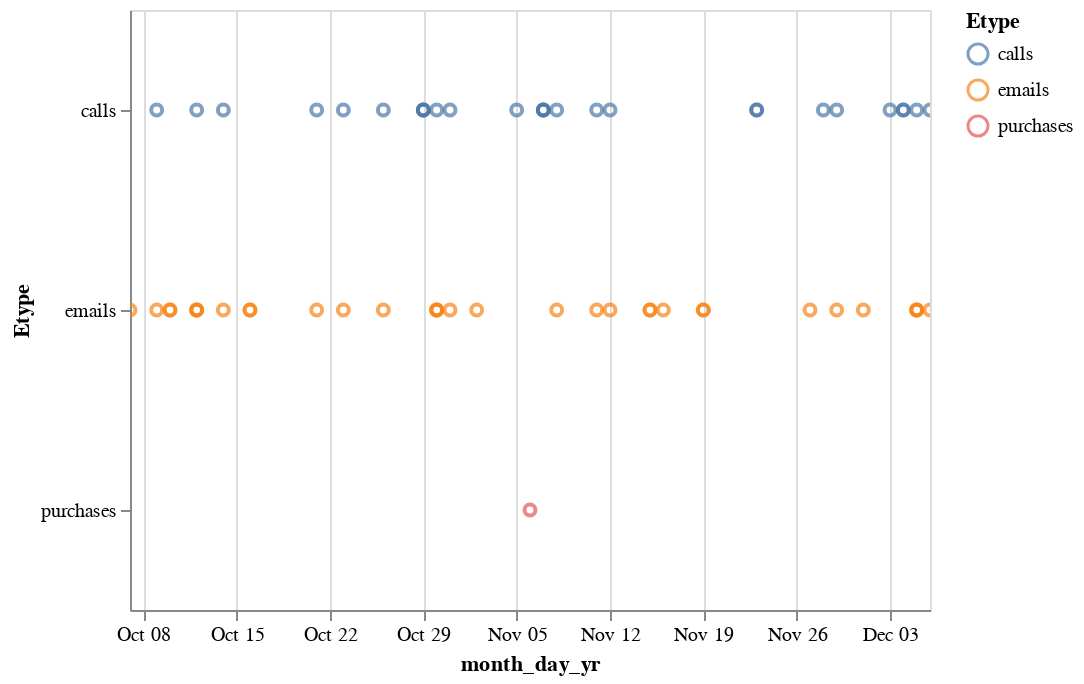

Notebook source saved alongside this figure:
### Code cell
alt.Chart(sus_purch6).mark_point().encode(
    x='month_day_yr:T',
    y='Etype:N',
    color='Etype:N',
    tooltip=['Source_Names','Destination_Names']
).interactive()

### Figure 1 — Vega-Lite specification as saved in the notebook (floating-point values rounded to 4 significant figures)
{"$schema": "https://vega.github.io/schema/vega-lite/v2.4.3.json", "config": {"view": {"height": 300, "width": 400}}, "data": {"values": [{"Destination": 781674, "Destination_Names": "Marian Barber", "Etype": "calls", "Source": 720233, "Source_Names": "Alpha Chessor", "TimeStamp": 1507559596, "Unnamed: 0": 0, "Unnamed: 0.1": 9693853, "full_date": "2017-10-09 14:33:16", "month": 10, "month_day_yr": "10/09/2017", "month_yr": "10/2017", "yr": 2017}, {"Destination": 682889, "Destination_Names": "Lakeisha Bolick", "Etype": "calls", "Source": 720233, "Source_Names": "Alpha Chessor", "TimeStamp": 1508547230, "Unnamed: 0": 1, "Unnamed: 0.1": 9820672, "full_date": "2017-10-21 00:53:50", "month": 10, "month_day_yr": "10/21/2017", "month_yr": "10/2017", "yr": 2017}, {"Destination": 771695, "Destination_Names": "Ruby Francis", "Etype": "calls", "Source": 720233, "Source_Names": "Alpha Chessor", "TimeStamp": 1509045536, "Unnamed: 0": 2, "Unnamed: 0.1": 9884544, "full_date": "2017-10-26 19:18:56", "month": 10, "month_day_yr": "10/26/2017", "month_yr": "10/2017", "yr": 2017}, {"Destination": 744547, "Destination_Names": "Josie Figueroa", "Etype": "calls", "Source": 720233, "Source_Names": "Alpha Chessor", "TimeStamp": 1509279532, "Unnamed: 0": 3, "Unnamed: 0.1": 9914536, "full_date": "2017-10-29 12:18:52", "month": 10, "month_day_yr": "10/29/2017", "month_yr": "10/2017", "yr": 2017}, {"Destination": 713357, "Destination_Names": "Santiago Batten", "Etype": "calls", "Source": 720233, "Source_Names": "Alpha Chessor", "TimeStamp": 1509350902, "Unnamed: 0": 4, "Unnamed: 0.1": 9923658, "full_date": "2017-10-30 08:08:22", "month": 10, "month_day_yr": "10/30/2017", "month_yr": "10/2017", "yr": 2017}, {"Destination": 767428, "Destination_Names": "Phillip Jones", "Etype": "calls", "Source": 720233, "Source_Names": "Alpha Chessor", "TimeStamp": 1509480772, "Unnamed: 0": 5, "Unnamed: 0.1": 9940341, "full_date": "2017-10-31 20:12:52", "month": 10, "month_day_yr": "10/31/2017", "month_yr": "10/2017", "yr": 2017}, {"Destination": 178026, "Destination_Names": "Lillia Steffensmeier", "Etype": "calls", "Source": 720233, "Source_Names": "Alpha Chessor", "TimeStamp": 1510061700, "Unnamed: 0": 6, "Unnamed: 0.1": 10015135, "full_date": "2017-11-07 13:35:00", "month": 11, "month_day_yr": "11/07/2017", "month_yr": "11/2017", "yr": 2017}, {"Destination": 178026, "Destination_Names": "Lillia Steffensmeier", "Etype": "calls", "Source": 720233, "Source_Names": "Alpha Chessor", "TimeStamp": 1510148100, "Unnamed: 0": 7, "Unnamed: 0.1": 10026198, "full_date": "2017-11-08 13:35:00", "month": 11, "month_day_yr": "11/08/2017", "month_yr": "11/2017", "yr": 2017}, {"Destination": 178026, "Destination_Names": "Lillia Steffensmeier", "Etype": "calls", "Source": 720233, "Source_Names": "Alpha Chessor", "TimeStamp": 1511876100, "Unnamed: 0": 8, "Unnamed: 0.1": 10249597, "full_date": "2017-11-28 13:35:00", "month": 11, "month_day_yr": "11/28/2017", "month_yr": "11/2017", "yr": 2017}, {"Destination": 704069, "Destination_Names": "Andre Bennett", "Etype": "calls", "Source": 720233, "Source_Names": "Alpha Chessor", "TimeStamp": 1510070971, "Unnamed: 0": 9, "Unnamed: 0.1": 10016229, "full_date": "2017-11-07 16:09:31", "month": 11, "month_day_yr": "11/07/2017", "month_yr": "11/2017", "yr": 2017}, {"Destination": 717611, "Destination_Names": "Herlinda Southwood", "Etype": "calls", "Source": 720233, "Source_Names": "Alpha Chessor", "TimeStamp": 1510389253, "Unnamed: 0": 10, "Unnamed: 0.1": 10057142, "full_date": "2017-11-11 08:34:13", "month": 11, "month_day_yr": "11/11/2017", "month_yr": "11/2017", "yr": 2017}, {"Destination": 552475, "Destination_Names": "Dewey Stouer", "Etype": "calls", "Source": 720233, "Source_Names": "Alpha Chessor", "TimeStamp": 1511468241, "Unnamed: 0": 11, "Unnamed: 0.1": 10196240, "full_date": "2017-11-23 20:17:21", "month": 11, "month_day_yr": "11/23/2017", "month_yr": "11/2017", "yr": 2017}, {"Destination": 713154, "Destination_Names": "Dania Bottom", "Etype": "calls", "Source": 720233, "Source_Names": "Alpha Chessor", "TimeStamp": 1512342802, "Unnamed: 0": 12, "Unnamed: 0.1": 10310521, "full_date": "2017-12-03 23:13:22", "month": 12, "month_day_yr": "12/03/2017", "month_yr": "12/2017", "yr": 2017}, {"Destination": 967476, "Destination_Names": "Sharie Vititoe", "Etype": "calls", "Source": 720233, "Source_Names": "Alpha Chessor", "TimeStamp": 1512363832, "Unnamed: 0": 13, "Unnamed: 0.1": 10313148, "full_date": "2017-12-04 05:03:52", "month": 12, "month_day_yr": "12/04/2017", "month_yr": "12/2017", "yr": 2017}, {"Destination": 712567, "Destination_Names": "Marivel Fiser", "Etype": "calls", "Source": 720233, "Source_Names": "Alpha Chessor", "TimeStamp": 1512434849, "Unnamed: 0": 14, "Unnamed: 0.1": 10322118, "full_date": "2017-12-05 00:47:29", "month": 12, "month_day_yr": "12/05/2017", "month_yr": "12/2017", "yr": 2017}, {"Destination": 659652, "Destination_Names": "Catrice Cherrez", "Etype": "emails", "Source": 720233, "Source_Names": "Alpha Chessor", "TimeStamp": 1507391345, "Unnamed: 0": 15, "Unnamed: 0.1": 13266966, "full_date": "2017-10-07 15:49:05", "month": 10, "month_day_yr": "10/07/2017", "month_yr": "10/2017", "yr": 2017}, {"Destination": 825410, "Destination_Names": "Velma Windrow", "Etype": "emails", "Source": 720233, "Source_Names": "Alpha Chessor", "TimeStamp": 1507653567, "Unnamed: 0": 16, "Unnamed: 0.1": 13312878, "full_date": "2017-10-10 16:39:27", "month": 10, "month_day_yr": "10/10/2017", "month_yr": "10/2017", "yr": 2017}, {"Destination": 736284, "Destination_Names": "Janette Cuny", "Etype": "emails", "Source": 720233, "Source_Names": "Alpha Chessor", "TimeStamp": 1507813863, "Unnamed: 0": 17, "Unnamed: 0.1": 13341164, "full_date": "2017-10-12 13:11:03", "month": 10, "month_day_yr": "10/12/2017", "month_yr": "10/2017", "yr": 2017}, {"Destination": 674480, "Destination_Names": "Kenneth Petrus", "Etype": "emails", "Source": 720233, "Source_Names": "Alpha Chessor", "TimeStamp": 1508008870, "Unnamed: 0": 18, "Unnamed: 0.1": 13375887, "full_date": "2017-10-14 19:21:10", "month": 10, "month_day_yr": "10/14/2017", "month_yr": "10/2017", "yr": 2017}, {"Destination": 842304, "Destination_Names": "Devin Rummel", "Etype": "emails", "Source": 720233, "Source_Names": "Alpha Chessor", "TimeStamp": 1508118530, "Unnamed: 0": 19, "Unnamed: 0.1": 13395642, "full_date": "2017-10-16 01:48:50", "month": 10, "month_day_yr": "10/16/2017", "month_yr": "10/2017", "yr": 2017}, {"Destination": 716757, "Destination_Names": "Willie Cummings", "Etype": "emails", "Source": 720233, "Source_Names": "Alpha Chessor", "TimeStamp": 1508118559, "Unnamed: 0": 20, "Unnamed: 0.1": 13395647, "full_date": "2017-10-16 01:49:19", "month": 10, "month_day_yr": "10/16/2017", "month_yr": "10/2017", "yr": 2017}, {"Destination": 677710, "Destination_Names": "Eula Pitfield", "Etype": "emails", "Source": 720233, "Source_Names": "Alpha Chessor", "TimeStamp": 1508547270, "Unnamed: 0": 21, "Unnamed: 0.1": 13472337, "full_date": "2017-10-21 00:54:30", "month": 10, "month_day_yr": "10/21/2017", "month_yr": "10/2017", "yr": 2017}, {"Destination": 721402, "Destination_Names": "Glenn Page", "Etype": "emails", "Source": 720233, "Source_Names": "Alpha Chessor", "TimeStamp": 1508802973, "Unnamed: 0": 22, "Unnamed: 0.1": 13517143, "full_date": "2017-10-23 23:56:13", "month": 10, "month_day_yr": "10/23/2017", "month_yr": "10/2017", "yr": 2017}, {"Destination": 752485, "Destination_Names": "Marion Lewis", "Etype": "emails", "Source": 720233, "Source_Names": "Alpha Chessor", "TimeStamp": 1509332619, "Unnamed: 0": 23, "Unnamed: 0.1": 13610442, "full_date": "2017-10-30 03:03:39", "month": 10, "month_day_yr": "10/30/2017", "month_yr": "10/2017", "yr": 2017}, {"Destination": 706399, "Destination_Names": "Patty Manzano", "Etype": "emails", "Source": 720233, "Source_Names": "Alpha Chessor", "TimeStamp": 1509480782, "Unnamed: 0": 24, "Unnamed: 0.1": 13637016, "full_date": "2017-10-31 20:13:02", "month": 10, "month_day_yr": "10/31/2017", "month_yr": "10/2017", "yr": 2017}, {"Destination": 717263, "Destination_Names": "Laquita Woodand", "Etype": "emails", "Source": 720233, "Source_Names": "Alpha Chessor", "TimeStamp": 1509631244, "Unnamed: 0": 25, "Unnamed: 0.1": 13663930, "full_date": "2017-11-02 14:00:44", "month": 11, "month_day_yr": "11/02/2017", "month_yr": "11/2017", "yr": 2017}, {"Destination": 710217, "Destination_Names": "Terry Daniel", "Etype": "emails", "Source": 720233, "Source_Names": "Alpha Chessor", "TimeStamp": 1510498700, "Unnamed: 0": 26, "Unnamed: 0.1": 13817304, "full_date": "2017-11-12 14:58:20", "month": 11, "month_day_yr": "11/12/2017", "month_yr": "11/2017", "yr": 2017}, {"Destination": 965325, "Destination_Names": "Lon Alwan", "Etype": "emails", "Source": 720233, "Source_Names": "Alpha Chessor", "TimeStamp": 1510732912, "Unnamed: 0": 27, "Unnamed: 0.1": 13858787, "full_date": "2017-11-15 08:01:52", "month": 11, "month_day_yr": "11/15/2017", "month_yr": "11/2017", "yr": 2017}, {"Destination": 786585, "Destination_Names": "Kareen Janoff", "Etype": "emails", "Source": 720233, "Source_Names": "Alpha Chessor", "TimeStamp": 1511103170, "Unnamed: 0": 28, "Unnamed: 0.1": 13924077, "full_date": "2017-11-19 14:52:50", "month": 11, "month_day_yr": "11/19/2017", "month_yr": "11/2017", "yr": 2017}, {"Destination": 735833, "Destination_Names": "Venita Elroy", "Etype": "emails", "Source": 720233, "Source_Names": "Alpha Chessor", "TimeStamp": 1511948886, "Unnamed: 0": 29, "Unnamed: 0.1": 14074064, "full_date": "2017-11-29 09:48:06", "month": 11, "month_day_yr": "11/29/2017", "month_yr": "11/2017", "yr": 2017}, {"Destination": 620450, "Destination_Names": "Dustin Douglas", "Etype": "emails", "Source": 720233, "Source_Names": "Alpha Chessor", "TimeStamp": 1512455875, "Unnamed: 0": 30, "Unnamed: 0.1": 14163701, "full_date": "2017-12-05 06:37:55", "month": 12, "month_day_yr": "12/05/2017", "month_yr": "12/2017", "yr": 2017}, {"Destination": 665720, "Destination_Names": "Hermila Barcellos", "Etype": "emails", "Source": 720233, "Source_Names": "Alpha Chessor", "TimeStamp": 1512565404, "Unnamed: 0": 31, "Unnamed: 0.1": 14183364, "full_date": "2017-12-06 13:03:24", "month": 12, "month_day_yr": "12/06/2017", "month_yr": "12/2017", "yr": 2017}, {"Destination": 2038031, "Destination_Names": "Kia Halonen", "Etype": "purchases", "Source": 720233, "Source_Names": "Alpha Chessor", "TimeStamp": 1509975300, "Unnamed: 0": 32, "Unnamed: 0.1": null, "full_date": "2017-11-06 13:35:00", "month": 11, "month_day_yr": "11/06/2017", "month_yr": "11/2017", "yr": 2017}, {"Destination": 720233, "Destination_Names": "Alpha Chessor", "Etype": "calls", "Source": 737086, "Source_Names": "Jeni Neiswender", "TimeStamp": 1507848951, "Unnamed: 0": 33, "Unnamed: 0.1": 9730630, "full_date": "2017-10-12 22:55:51", "month": 10, "month_day_yr": "10/12/2017", "month_yr": "10/2017", "yr": 2017}, {"Destination": 720233, "Destination_Names": "Alpha Chessor", "Etype": "calls", "Source": 715568, "Source_Names": "Brian Rivera", "TimeStamp": 1508008880, "Unnamed: 0": 34, "Unnamed: 0.1": 9751271, "full_date": "2017-10-14 19:21:20", "month": 10, "month_day_yr": "10/14/2017", "month_yr": "10/2017", "yr": 2017}, {"Destination": 720233, "Destination_Names": "Alpha Chessor", "Etype": "calls", "Source": 683818, "Source_Names": "Johanna Bryan", "TimeStamp": 1508803008, "Unnamed: 0": 35, "Unnamed: 0.1": 9853431, "full_date": "2017-10-23 23:56:48", "month": 10, "month_day_yr": "10/23/2017", "month_yr": "10/2017", "yr": 2017}, {"Destination": 720233, "Destination_Names": "Alpha Chessor", "Etype": "calls", "Source": 726087, "Source_Names": "Reanna Heiman", "TimeStamp": 1509248691, "Unnamed: 0": 36, "Unnamed: 0.1": 9910579, "full_date": "2017-10-29 03:44:51", "month": 10, "month_day_yr": "10/29/2017", "month_yr": "10/2017", "yr": 2017}, {"Destination": 720233, "Destination_Names": "Alpha Chessor", "Etype": "calls", "Source": 682688, "Source_Names": "Bula Swenton", "TimeStamp": 1509279625, "Unnamed: 0": 37, "Unnamed: 0.1": 9914556, "full_date": "2017-10-29 12:20:25", "month": 10, "month_day_yr": "10/29/2017", "month_yr": "10/2017", "yr": 2017}, {"Destination": 720233, "Destination_Names": "Alpha Chessor", "Etype": "calls", "Source": 178026, "Source_Names": "Lillia Steffensmeier", "TimeStamp": 1509888900, "Unnamed: 0": 38, "Unnamed: 0.1": 9993020, "full_date": "2017-11-05 13:35:00", "month": 11, "month_day_yr": "11/05/2017", "month_yr": "11/2017", "yr": 2017}, {"Destination": 720233, "Destination_Names": "Alpha Chessor", "Etype": "calls", "Source": 661138, "Source_Names": "Milton Morgan", "TimeStamp": 1510070934, "Unnamed: 0": 39, "Unnamed: 0.1": 10016221, "full_date": "2017-11-07 16:08:54", "month": 11, "month_day_yr": "11/07/2017", "month_yr": "11/2017", "yr": 2017}, {"Destination": 720233, "Destination_Names": "Alpha Chessor", "Etype": "calls", "Source": 734841, "Source_Names": "Kenna Behme", "TimeStamp": 1510498714, "Unnamed: 0": 40, "Unnamed: 0.1": 10071235, "full_date": "2017-11-12 14:58:34", "month": 11, "month_day_yr": "11/12/2017", "month_yr": "11/2017", "yr": 2017}, {"Destination": 720233, "Destination_Names": "Alpha Chessor", "Etype": "calls", "Source": 578795, "Source_Names": "Carl Cortez", "TimeStamp": 1511468208, "Unnamed: 0": 41, "Unnamed: 0.1": 10196234, "full_date": "2017-11-23 20:16:48", "month": 11, "month_day_yr": "11/23/2017", "month_yr": "11/2017", "yr": 2017}, {"Destination": 720233, "Destination_Names": "Alpha Chessor", "Etype": "calls", "Source": 716499, "Source_Names": "Lizzette Hilfiger", "TimeStamp": 1511948853, "Unnamed: 0": 42, "Unnamed: 0.1": 10259106, "full_date": "2017-11-29 09:47:33", "month": 11, "month_day_yr": "11/29/2017", "month_yr": "11/2017", "yr": 2017}, {"Destination": 720233, "Destination_Names": "Alpha Chessor", "Etype": "calls", "Source": 669784, "Source_Names": "Florentino Bubrig", "TimeStamp": 1512363815, "Unnamed: 0": 43, "Unnamed: 0.1": 10313146, "full_date": "2017-12-04 05:03:35", "month": 12, "month_day_yr": "12/04/2017", "month_yr": "12/2017", "yr": 2017}, {"Destination": 720233, "Destination_Names": "Alpha Chessor", "Etype": "calls", "Source": 528750, "Source_Names": "Jimmie Gunby", "TimeStamp": 1512565434, "Unnamed: 0": 44, "Unnamed: 0.1": 10338759, "full_date": "2017-12-06 13:03:54", "month": 12, "month_day_yr": "12/06/2017", "month_yr": "12/2017", "yr": 2017}, {"Destination": 720233, "Destination_Names": "Alpha Chessor", "Etype": "emails", "Source": 722700, "Source_Names": "Kristi Debiasi", "TimeStamp": 1507559573, "Unnamed: 0": 45, "Unnamed: 0.1": 13296553, "full_date": "2017-10-09 14:32:53", "month": 10, "month_day_yr": "10/09/2017", "month_yr": "10/2017", "yr": 2017}, {"Destination": 720233, "Destination_Names": "Alpha Chessor", "Etype": "emails", "Source": 971406, "Source_Names": "Vasiliki Harkins", "TimeStamp": 1507653615, "Unnamed: 0": 46, "Unnamed: 0.1": 13312889, "full_date": "2017-10-10 16:40:15", "month": 10, "month_day_yr": "10/10/2017", "month_yr": "10/2017", "yr": 2017}, {"Destination": 720233, "Destination_Names": "Alpha Chessor", "Etype": "emails", "Source": 714801, "Source_Names": "Etta Pierce", "TimeStamp": 1507813853, "Unnamed: 0": 47, "Unnamed: 0.1": 13341162, "full_date": "2017-10-12 13:10:53", "month": 10, "month_day_yr": "10/12/2017", "month_yr": "10/2017", "yr": 2017}, {"Destination": 720233, "Destination_Names": "Alpha Chessor", "Etype": "emails", "Source": 675560, "Source_Names": "Xuan Abilay", "TimeStamp": 1507848928, "Unnamed: 0": 48, "Unnamed: 0.1": 13347331, "full_date": "2017-10-12 22:55:28", "month": 10, "month_day_yr": "10/12/2017", "month_yr": "10/2017", "yr": 2017}, {"Destination": 720233, "Destination_Names": "Alpha Chessor", "Etype": "emails", "Source": 1022146, "Source_Names": "Glinda Koralewski", "TimeStamp": 1509045519, "Unnamed: 0": 49, "Unnamed: 0.1": 13559903, "full_date": "2017-10-26 19:18:39", "month": 10, "month_day_yr": "10/26/2017", "month_yr": "10/2017", "yr": 2017}, {"Destination": 720233, "Destination_Names": "Alpha Chessor", "Etype": "emails", "Source": 831844, "Source_Names": "Sean Fowler", "TimeStamp": 1509332686, "Unnamed: 0": 50, "Unnamed: 0.1": 13610455, "full_date": "2017-10-30 03:04:46", "month": 10, "month_day_yr": "10/30/2017", "month_yr": "10/2017", "yr": 2017}, {"Destination": 720233, "Destination_Names": "Alpha Chessor", "Etype": "emails", "Source": 960770, "Source_Names": "Joan Dockham", "TimeStamp": 1509350935, "Unnamed: 0": 51, "Unnamed: 0.1": 13613689, "full_date": "2017-10-30 08:08:55", "month": 10, "month_day_yr": "10/30/2017", "month_yr": "10/2017", "yr": 2017}, {"Destination": 720233, "Destination_Names": "Alpha Chessor", "Etype": "emails", "Source": 936777, "Source_Names": "Jenine Hauptmann", "TimeStamp": 1510108353, "Unnamed: 0": 52, "Unnamed: 0.1": 13748485, "full_date": "2017-11-08 02:32:33", "month": 11, "month_day_yr": "11/08/2017", "month_yr": "11/2017", "yr": 2017}, {"Destination": 720233, "Destination_Names": "Alpha Chessor", "Etype": "emails", "Source": 703554, "Source_Names": "Tonja Frontz", "TimeStamp": 1510389211, "Unnamed: 0": 53, "Unnamed: 0.1": 13797889, "full_date": "2017-11-11 08:33:31", "month": 11, "month_day_yr": "11/11/2017", "month_yr": "11/2017", "yr": 2017}, {"Destination": 720233, "Destination_Names": "Alpha Chessor", "Etype": "emails", "Source": 713743, "Source_Names": "Sherilyn Coopwood", "TimeStamp": 1510732930, "Unnamed: 0": 54, "Unnamed: 0.1": 13858793, "full_date": "2017-11-15 08:02:10", "month": 11, "month_day_yr": "11/15/2017", "month_yr": "11/2017", "yr": 2017}, {"Destination": 720233, "Destination_Names": "Alpha Chessor", "Etype": "emails", "Source": 640357, "Source_Names": "Louis Welch", "TimeStamp": 1510825300, "Unnamed: 0": 55, "Unnamed: 0.1": 13875304, "full_date": "2017-11-16 09:41:40", "month": 11, "month_day_yr": "11/16/2017", "month_yr": "11/2017", "yr": 2017}, {"Destination": 720233, "Destination_Names": "Alpha Chessor", "Etype": "emails", "Source": 687328, "Source_Names": "Luella Robbins", "TimeStamp": 1511103169, "Unnamed: 0": 56, "Unnamed: 0.1": 13924076, "full_date": "2017-11-19 14:52:49", "month": 11, "month_day_yr": "11/19/2017", "month_yr": "11/2017", "yr": 2017}, {"Destination": 720233, "Destination_Names": "Alpha Chessor", "Etype": "emails", "Source": 720618, "Source_Names": "Angel Bustard", "TimeStamp": 1511811086, "Unnamed: 0": 57, "Unnamed: 0.1": 14049626, "full_date": "2017-11-27 19:31:26", "month": 11, "month_day_yr": "11/27/2017", "month_yr": "11/2017", "yr": 2017}, {"Destination": 720233, "Destination_Names": "Alpha Chessor", "Etype": "emails", "Source": 702075, "Source_Names": "Brian Butler", "TimeStamp": 1512094691, "Unnamed: 0": 58, "Unnamed: 0.1": 14099951, "full_date": "2017-12-01 02:18:11", "month": 12, "month_day_yr": "12/01/2017", "month_yr": "12/2017", "yr": 2017}, {"Destination": 720233, "Destination_Names": "Alpha Chessor", "Etype": "emails", "Source": 596268, "Source_Names": "Sherilyn Bongers", "TimeStamp": 1512434883, "Unnamed: 0": 59, "Unnamed: 0.1": 14160017, "full_date": "2017-12-05 00:48:03", "month": 12, "month_day_yr": "12/05/2017", "month_yr": "12/2017", "yr": 2017}, {"Destination": 720233, "Destination_Names": "Alpha Chessor", "Etype": "emails", "Source": 835931, "Source_Names": "Christina Underwood", "TimeStamp": 1512455885, "Unnamed: 0": 60, "Unnamed: 0.1": 14163709, "full_date": "2017-12-05 06:38:05", "month": 12, "month_day_yr": "12/05/2017", "month_yr": "12/2017", "yr": 2017}]}, "encoding": {"color": {"field": "Etype", "type": "nominal"}, "tooltip": [{"field": "Source_Names", "type": "nominal"}, {"field": "Destination_Names", "type": "nominal"}], "x": {"field": "month_day_yr", "type": "temporal"}, "y": {"field": "Etype", "type": "nominal"}}, "mark": "point", "selection": {"selector009": {"bind": "scales", "encodings": ["x", "y"], "mark": {"fill": "#333", "fillOpacity": 0.125, "stroke": "white"}, "on": "[mousedown, window:mouseup] > window:mousemove!", "resolve": "global", "translate": "[mousedown, window:mouseup] > window:mousemove!", "type": "interval", "zoom": "wheel!"}}}
